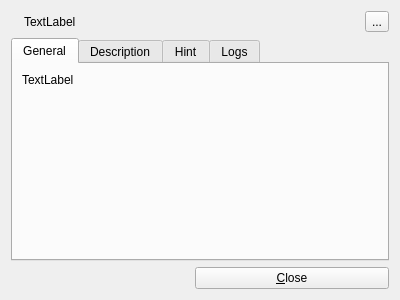
<?xml version="1.0" encoding="UTF-8"?>
<ui version="4.0">
 <class>CacheDetailsDialog</class>
 <widget class="QWidget" name="CacheDetailsDialog">
  <property name="enabled">
   <bool>true</bool>
  </property>
  <property name="geometry">
   <rect>
    <x>0</x>
    <y>0</y>
    <width>400</width>
    <height>300</height>
   </rect>
  </property>
  <property name="windowTitle">
   <string>Form</string>
  </property>
  <layout class="QGridLayout" name="gridLayout">
   <item row="0" column="0">
    <widget class="QLabel" name="labelIcon">
     <property name="sizePolicy">
      <sizepolicy hsizetype="Minimum" vsizetype="Preferred">
       <horstretch>0</horstretch>
       <verstretch>0</verstretch>
      </sizepolicy>
     </property>
     <property name="text">
      <string/>
     </property>
    </widget>
   </item>
   <item row="0" column="1" colspan="2">
    <widget class="QLabel" name="labelHeader">
     <property name="sizePolicy">
      <sizepolicy hsizetype="Preferred" vsizetype="Preferred">
       <horstretch>1</horstretch>
       <verstretch>0</verstretch>
      </sizepolicy>
     </property>
     <property name="text">
      <string>TextLabel</string>
     </property>
    </widget>
   </item>
   <item row="0" column="3">
    <widget class="QToolButton" name="buttonWww">
     <property name="text">
      <string>...</string>
     </property>
    </widget>
   </item>
   <item row="1" column="0" colspan="4">
    <widget class="QTabWidget" name="tabWidget">
     <property name="enabled">
      <bool>true</bool>
     </property>
     <property name="currentIndex">
      <number>0</number>
     </property>
     <widget class="QWidget" name="tabGeneral">
      <property name="enabled">
       <bool>true</bool>
      </property>
      <attribute name="title">
       <string>General</string>
      </attribute>
      <layout class="QGridLayout" name="gridLayout_4">
       <item row="0" column="0">
        <widget class="QLabel" name="labelGeneral">
         <property name="sizePolicy">
          <sizepolicy hsizetype="Preferred" vsizetype="Preferred">
           <horstretch>1</horstretch>
           <verstretch>0</verstretch>
          </sizepolicy>
         </property>
         <property name="text">
          <string>TextLabel</string>
         </property>
        </widget>
       </item>
       <item row="2" column="0">
        <spacer name="verticalSpacer">
         <property name="orientation">
          <enum>Qt::Vertical</enum>
         </property>
         <property name="sizeHint" stdset="0">
          <size>
           <width>20</width>
           <height>173</height>
          </size>
         </property>
        </spacer>
       </item>
       <item row="0" column="1">
        <widget class="QLabel" name="labelTagIcons">
         <property name="text">
          <string/>
         </property>
         <property name="alignment">
          <set>Qt::AlignLeading|Qt::AlignLeft|Qt::AlignTop</set>
         </property>
        </widget>
       </item>
      </layout>
     </widget>
     <widget class="QWidget" name="tabDescription">
      <attribute name="title">
       <string>Description</string>
      </attribute>
      <layout class="QGridLayout" name="gridLayout_2">
       <item row="0" column="0">
        <widget class="QTextBrowser" name="textDescription"/>
       </item>
      </layout>
     </widget>
     <widget class="QWidget" name="tabHint">
      <property name="enabled">
       <bool>true</bool>
      </property>
      <attribute name="title">
       <string>Hint</string>
      </attribute>
      <layout class="QGridLayout" name="gridLayout_5">
       <item row="0" column="0">
        <widget class="QTextBrowser" name="textHint"/>
       </item>
      </layout>
     </widget>
     <widget class="QWidget" name="tabLogs">
      <attribute name="title">
       <string>Logs</string>
      </attribute>
      <layout class="QGridLayout" name="gridLayout_3">
       <item row="0" column="0">
        <widget class="QTextBrowser" name="textLogs"/>
       </item>
      </layout>
     </widget>
    </widget>
   </item>
   <item row="2" column="0" colspan="2">
    <spacer name="horizontalSpacer">
     <property name="orientation">
      <enum>Qt::Horizontal</enum>
     </property>
     <property name="sizeHint" stdset="0">
      <size>
       <width>294</width>
       <height>20</height>
      </size>
     </property>
    </spacer>
   </item>
   <item row="2" column="2" colspan="2">
    <widget class="QPushButton" name="buttonClose">
     <property name="text">
      <string>&amp;Close</string>
     </property>
    </widget>
   </item>
  </layout>
 </widget>
 <resources/>
 <connections/>
</ui>
